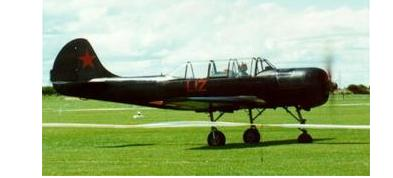
#> input picture airplane_query.jpg, 393 x 178 px, found by its file name
$ jupyter execute --allow-errors TP1_INF6804.ipynb   (older library calls are emulated)
#> lines starting #> are read from the running program, lines starting #| are printed output that depends on the picture; after the words box and inside, x2 and y2 are one past the last pixel; in counts of white or black regions, pixels touching at a corner belong together
[cell 1]
import cv2
import matplotlib.pyplot as plt
import scipy.spatial.distance as ssd
import numpy as np
from pathlib import Path
import os
from os import listdir

[cell 2]
img_labels=["airplane","ball","car","cat","dolphin","face","lotus", "pickles"]
withBoudingBox=False

[cell 3]
pathToImages=""
if withBoudingBox:
    pathToImages="./data_boundingBox/"
else:
    pathToImages="./"

img_data={}
img_query={}
for label in img_labels:
    img_query[label] = [str(p) for p in Path(pathToImages).glob(label+'*')]
    img_data[label] =  [str(p) for p in Path(pathToImages+"database").glob(label+'*')]
img_query

[cell 4]
# [6 lines of commented-out code are left out]

### Test Bounding Box

[cell 5]
img1 = cv2.imread('./data_boundingBox/airplane_query.jpg')
#> img1 is the input picture: shape (178, 393, 3); mean B, G, R 144.2, 182.6, 166.5
gray1 = cv2.cvtColor(img1, cv2.COLOR_BGR2GRAY)
plt.imshow(gray1,cmap = plt.get_cmap('gray'))
plt.show()

### Test HOG

[cell 6]
#reading image
img1 = cv2.imread('airplane_query.jpg')
gray1 = cv2.cvtColor(img1, cv2.COLOR_BGR2GRAY)


Gx_img1 = cv2.Sobel(gray1,cv2.CV_64F,1,0,ksize=3)
Gy_img1 = cv2.Sobel(gray1,cv2.CV_64F,0,1,ksize=3)

'''
Gx_img1 = np.absolute(Gx_img1) * 255/np.max(Gx_img1)
plt.imshow(Gx_img1,cmap = plt.get_cmap('binary'))
plt.show()

Gy_img1 = np.absolute(Gy_img1) * 255/np.max(Gy_img1)
plt.imshow(Gy_img1,cmap = plt.get_cmap('binary'))
plt.show()
'''

[cell 7]
Gxout =  np.absolute(Gx_img1)
Gxout = Gxout * 255/np.max(Gxout)
plt.figure(figsize = (10,10))
plt.imshow(Gxout,cmap = plt.get_cmap('binary'))
plt.show()

[cell 8]
ForceGradient_img1 = np.sqrt(np.power(Gx_img1,2)+np.power(Gy_img1,2))

[cell 9]
ForceGradient_img1.shape
#> Out = (178, 393)

[cell 10]
aretes = ForceGradient_img1>80
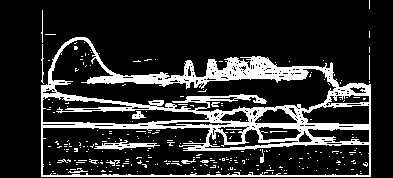
#> aretes: shape (178, 393) bool; 17.3% white; 263 white regions (250 under 20 px), largest, box (x1, y1, x2, y2) and area: (41, 37, 371, 177) 10603, (94, 140, 160, 150) 275, (132, 111, 146, 119) 66
plt.imshow(aretes, plt.get_cmap('binary'))
plt.show()

[cell 11]
FG_img1, AG_img1 = cv2.cartToPolar(Gx_img1, Gy_img1, angleInDegrees=True)

[cell 12]
aretes = AG_img1>80
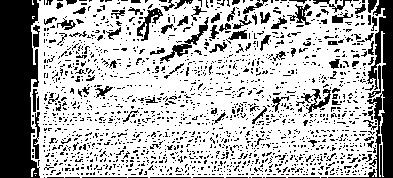
#> aretes: shape (178, 393) bool; 70.4% white; 1745 black regions (1643 under 20 px), largest, box (x1, y1, x2, y2) and area: (0, 0, 40, 178) 6000, (328, 0, 393, 178) 2732, (160, 17, 209, 62) 368
plt.imshow(aretes, plt.get_cmap('binary'))
plt.show()

[cell 13]
np.max(FG_img1)
#> Out = 903.7

[cell 14]
gray1.shape
#> Out = (178, 393)

[cell 15]
winSize = (32,32) #Taille de la fenètre de détection
blockSize = (16,16) #taille des blocs
blockStride = (8,8) #pas pour le placement des blocs
cellSize = (4,4) #Taille de la cellule
nbins = 9
derivAperture = 1
winSigma = 4.
histogramNormType = 0
L2HysThreshold = 2.0000000000000001e-01
gammaCorrection = 0
nlevels = 64
hog = cv2.HOGDescriptor(winSize,blockSize,blockStride,cellSize,nbins,derivAperture,winSigma,
                        histogramNormType,L2HysThreshold,gammaCorrection,nlevels)
winStride = (8,8)
padding = (8,8)
locations = ((10,20),)
hist = hog.compute(gray1,winStride,padding,locations)
#> hist = 1296 values, max 0.516 at index 558, min 0 at index 0, mean 0.018

[cell 16]
max(hist)
#> Out = 0.516

[cell 17]
hist.shape
#> Out = (1296,)

[cell 18]
resize_img1=cv2.resize(img1,(128,64))
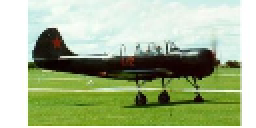
#> resize_img1: shape (64, 128, 3) (shown 2 times larger); mean B, G, R 144.7, 183, 166.9
resize_gray1 = cv2.cvtColor(resize_img1, cv2.COLOR_BGR2GRAY)
plt.imshow(resize_gray1)

[cell 19]
resize_gray1.shape
#> Out = (64, 128)

[cell 20]
resize_img1=cv2.resize(img1,(img1.shape[1]//4*4,img1.shape[0]//4*4))
#> resize_img1: shape (176, 392, 3)
resize_gray1 = cv2.cvtColor(resize_img1, cv2.COLOR_BGR2GRAY)
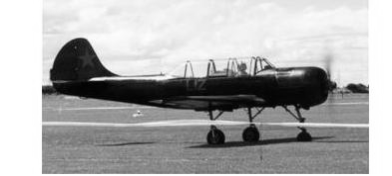
#> resize_gray1: shape (176, 392); min 2, max 255, mean 173.3
plt.imshow(resize_gray1)

[cell 21]
resize_gray1.shape
#> Out = (176, 392)

[cell 22]
384/16

[cell 23]
winSize = (gray1.shape[1]//4*4,gray1.shape[0]//4*4)
#> winSize = (392, 176)
blockSize = (8,8)
blockStride = (4,4)
cellSize = (4,4)
nbins = 9
derivAperture = 1
winSigma = 4.
histogramNormType = 0
L2HysThreshold = 2.0000000000000001e-01
gammaCorrection = 0
nlevels = 64
hog = cv2.HOGDescriptor(winSize,blockSize,blockStride,cellSize,nbins,derivAperture,winSigma,
                        histogramNormType,L2HysThreshold,gammaCorrection,nlevels)
winStride = (8,8)
padding = (8,8)
locations = ((10,20),)
hist = hog.compute(gray1)

[cell 24]
(gray1.shape[1]//4*4,gray1.shape[0]//4*4)
#> Out = (392, 176)

[cell 25]
gray1.shape
#> Out = (178, 393)

[cell 26]
hist.shape

[cell 27]
np.max(hist)
#> Out = 0.991

[cell 28]
import matplotlib.pyplot as plt

from skimage.feature import hog
from skimage import data, exposure


image = data.astronaut()
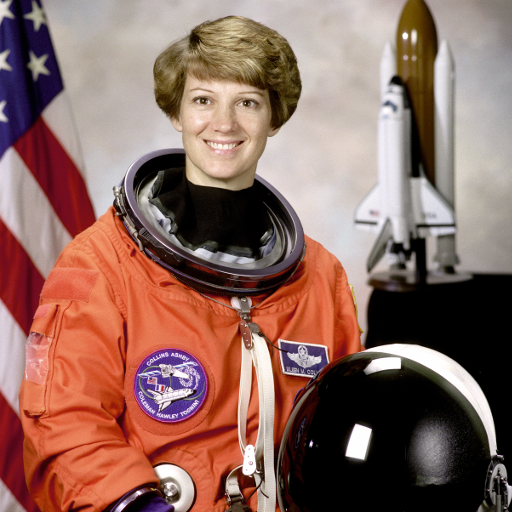
#> input picture skimage.data.astronaut(), 512 x 512 px
#> image is the input picture: shape (512, 512, 3); mean R, G, B 141.6, 105.8, 96.5

fd, hog_image = hog(img1, orientations=9, pixels_per_cell=(4, 4),
                    cells_per_block=(2, 2), visualize=True, channel_axis=-1)


# [12 lines of commented-out code are left out]
plt.imshow(hog_image, cmap=plt.cm.gray)
plt.show()
hog_image.shape

[cell 29]
fd.shape

[cell 30]
import numpy as np
import cv2
import matplotlib.pyplot as plt

img = img1

cell_size = (4, 4)  # h x w in pixels
block_size = (4, 4)  # h x w in cells
nbins = 9  # number of orientation bins

# winSize is the size of the image cropped to an multiple of the cell size
hog = cv2.HOGDescriptor(_winSize=(img.shape[1] // cell_size[1] * cell_size[1],
                                  img.shape[0] // cell_size[0] * cell_size[0]),
                        _blockSize=(block_size[1] * cell_size[1],
                                    block_size[0] * cell_size[0]),
                        _blockStride=(cell_size[1], cell_size[0]),
                        _cellSize=(cell_size[1], cell_size[0]),
                        _nbins=nbins)

n_cells = (img.shape[0] // cell_size[0], img.shape[1] // cell_size[1])
hog_feats = hog.compute(img)\
               .reshape(n_cells[1] - block_size[1] + 1,
                        n_cells[0] - block_size[0] + 1,
                        block_size[0], block_size[1], nbins) \
               .transpose((1, 0, 2, 3, 4))  # index blocks by rows first
# hog_feats now contains the gradient amplitudes for each direction,
# for each cell of its group for each group. Indexing is by rows then columns.

gradients = np.zeros((n_cells[0], n_cells[1], nbins))

# count cells (border cells appear less often across overlapping groups)
cell_count = np.full((n_cells[0], n_cells[1], 1), 0, dtype=int)

for off_y in range(block_size[0]):
    for off_x in range(block_size[1]):
        gradients[off_y:n_cells[0] - block_size[0] + off_y + 1,
                  off_x:n_cells[1] - block_size[1] + off_x + 1] += \
            hog_feats[:, :, off_y, off_x, :]
        cell_count[off_y:n_cells[0] - block_size[0] + off_y + 1,
                   off_x:n_cells[1] - block_size[1] + off_x + 1] += 1
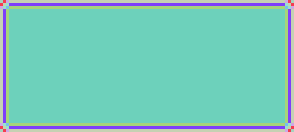
#> cell_count: shape (44, 98, 1) int64 (shown 3 times larger); 9 distinct labels, from 1 to 16; one colour per label, 0 black

# Average gradients
gradients /= cell_count

# Preview
plt.figure()
plt.imshow(img, cmap='gray')
plt.show()

bin = 5  # angle is 360 / nbins * direction
plt.pcolor(gradients[:, :, bin])
plt.gca().invert_yaxis()
plt.gca().set_aspect('equal', adjustable='box')
plt.colorbar()
plt.show()
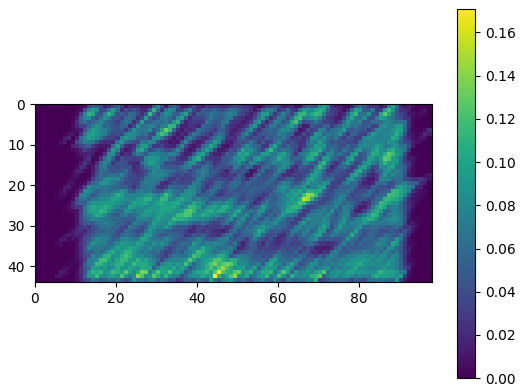
#> figure drawn by matplotlib, 2 panels

[cell 31]
hog_feats.shape

### Application de la méthode HOG

[cell 32]
sizeX=0
sizeY=0
nb_images=0
for label in img_labels:
    for path in img_data[label]:
        img = cv2.imread(path)
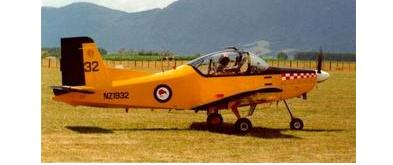
#> input picture database/airplane_1.jpg, 393 x 165 px
#> img is the input picture: shape (165, 393, 3); mean B, G, R 111.8, 147.8, 170.1
        sizeX+=img.shape[0]
        sizeY+=img.shape[1]
        nb_images+=1
sizeX=sizeX//nb_images
sizeY=sizeY//nb_images

[cell 33]
pictureSize = (128,128)
blockSize = (8,8)
blockStride = (4,4)
cellSize = (4,4)
nbins = 9
derivAperture = 1
winSigma = 4.
histogramNormType = 0
L2HysThreshold = 2.0000000000000001e-01
gammaCorrection = 0
nlevels = 64
hog = cv2.HOGDescriptor(pictureSize,blockSize,blockStride,cellSize,nbins,derivAperture,winSigma,
                        histogramNormType,L2HysThreshold,gammaCorrection,nlevels)

#winStride = (8,8)
#padding = (8,8)
#locations = ((10,20),)

hist = hog.compute(gray1)

[cell 34]
winSize=((sizeX//cellSize[1])*cellSize[1],(sizeY//cellSize[0])*cellSize[0])
hog = cv2.HOGDescriptor(winSize,blockSize,blockStride,cellSize,nbins,derivAperture,winSigma,
                        histogramNormType,L2HysThreshold,gammaCorrection,nlevels)

[cell 35]
def getHOGDescriptor(img,hog):
    resize_img=cv2.resize(img,(sizeX,sizeY))
    return hog.compute(resize_img)

[cell 36]
def get_queries_HOGdescriptors(hog):
    query_descriptors={}
    for label in img_labels:
        img = cv2.imread(img_query[label][0])
        gray = cv2.cvtColor(img, cv2.COLOR_BGR2GRAY)
        query_descriptors[label]=[img_query[label][0],getHOGDescriptor(gray,hog)]
    return query_descriptors

def get_database_HOGdescriptors(hog):
    database_descriptors={}
    for label in img_labels:
        database_descriptors[label]=[]
        for img_name in img_data[label]:
            img = cv2.imread(img_name)
            gray = cv2.cvtColor(img, cv2.COLOR_BGR2GRAY)
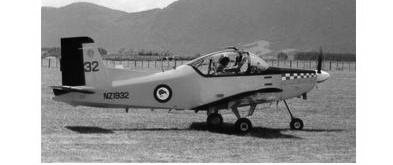
#> gray: shape (165, 393); min 1, max 255, mean 150.4
            database_descriptors[label].append([img_name,getHOGDescriptor(gray,hog)])
#> in getHOGDescriptor (call 2), `resize_img=cv2.resize(img,(sizeX,sizeY))`:
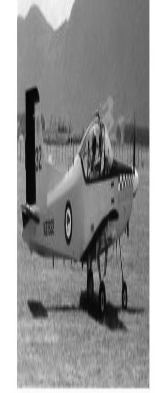
#> resize_img: shape (393, 165); min 1, max 255, mean 150.2
    return database_descriptors

#> (a cell that did not finish here is left out)

#> (a cell that did not finish here is left out)

[cell 39]
database_descriptors=get_database_HOGdescriptors(hog)

[cell 40]
# [21 lines left out: function get_top3, not called in this run]

#> (a cell that did not finish here is left out)

[cell 42]
# [24 lines left out: function showtop3, not called in this run]
#> (the rest of this cell did not finish here and is left out)

[cell 43]
# [16 lines left out: function showtop3, not called in this run]
#> (the rest of this cell did not finish here and is left out)

#> (a cell that did not finish here is left out)

#> (a cell that did not finish here is left out)

[cell 46]
lambda a,b: np.linalg.norm(a-b)
def get_positive_rate(img_labels,distance_measure=lambda a,b: np.linalg.norm(a-b),wheightWithTop=True,method="HOG",mth_config=None):
    mean_positive_rate=0
    for label in img_labels:
        if method=="HOG":
            if (mth_config==None):
                print("Please set the hog_config parameter")
                return
            query_descriptors=get_queries_HOGdescriptors(mth_config)
            database_descriptors=get_database_HOGdescriptors(mth_config)
            top3=get_top3(label,query_descriptors,database_descriptors,distance_measure)
        else:
            if (mth_config==None):
                res=search_database(label)
            else:
                res=search_database(label,mth_config)
            top3={}
            top3["query_label"]=label
            top3["result"]=[res[i] for i in iter(res)][:3]
        positive_rate=0
        for i in range(len(top3["result"])):
            if top3["result"][i][1]==label:
                if wheightWithTop:
                    if i==0:
                        positive_rate+=0.5
                    elif i==1:
                        positive_rate+=0.3
                    else:
                        positive_rate+=0.2
                else:
                    positive_rate+=1
        if wheightWithTop:
            mean_positive_rate+=positive_rate
        else:
            mean_positive_rate+=positive_rate/3
    mean_positive_rate=mean_positive_rate/len(img_labels)
    return mean_positive_rate

#> (a cell that did not finish here is left out)

#### Recherche d'hyperparamètre

[cell 48]
def plot_hyperparameter_tuning(res,x_label_orientation="horizontal"):
    plt.plot(res.keys(),res.values(),'-ro')
    keys_with_max=[key for key,value in res.items() if value==max(res.values())]
    print("We obtain the max positive rate: "+str(max(res.values()))+"for the hyperparameter value:\n"+str(keys_with_max))
    for key in keys_with_max:
        axv=plt.axvline(key, color="red", ls="--")
    if x_label_orientation=="vertical":
        plt.xticks(rotation=90)
    plt.ylabel("Positive Rate")
    plt.xlabel("Hyper-parameter value")
    axv.set_label("Best configuration")
    plt.legend()
    plt.show()

[cell 49]
blockSize = (8,8)
blockStride = (4,4)
cellSize = (4,4)
nbins = 9
derivAperture = 1
winSigma = 4.
histogramNormType = 0
L2HysThreshold = 2.0000000000000001e-01
gammaCorrection = 0
nlevels = 64
winSize=((sizeX//cellSize[1])*cellSize[1],(sizeY//cellSize[0])*cellSize[0])

##### Nombre d'intervalle pour l'histogramme de gradient orienté (nbins)

[cell 50]
res={}
#> (the rest of this cell did not finish here and is left out)

#> (a cell that did not finish here is left out)

[cell 52]
res={}
blockSizeInCells = (2,2)
blockStride = (4,4)
cellSize = (4,4)
nbins = 9
derivAperture = 1
winSigma = 4.
histogramNormType = 0
L2HysThreshold = 2.0000000000000001e-01
gammaCorrection = 0
nlevels = 64
winSize=((sizeX//cellSize[1])*cellSize[1],(sizeY//cellSize[0])*cellSize[0])
#> (the rest of this cell did not finish here and is left out)

#> (a cell that did not finish here is left out)
